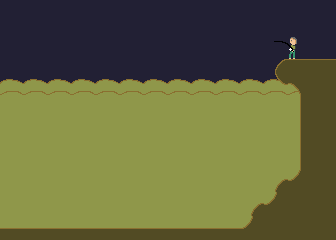

This is a level from a 2D game, rendered from its Tiled map with the project's own tilesets. A one-line summary and the complete map file follow:
An orthogonal 14x10 tile map with 24x24 px tiles, 3 tile layers (Void, Water, Ground), 2 tilesets, 1 image layer.

<map version="1.0" tiledversion="1.1.4" orientation="orthogonal" renderorder="right-down" width="14" height="10" tilewidth="24" tileheight="24" infinite="0" nextobjectid="1">
 <tileset firstgid="1" source="tiles.tsx" />
 <tileset firstgid="101" source="man.tsx" />
 <layer name="Void" width="14" height="10">
  <data encoding="csv">
17,17,17,17,17,17,17,17,17,17,17,17,17,17,
17,17,17,17,17,17,17,17,17,17,17,17,17,17,
17,17,17,17,17,17,17,17,17,17,17,17,17,17,
17,17,17,17,17,17,17,17,17,17,17,17,17,17,
17,17,17,17,17,17,17,17,17,17,17,17,17,17,
17,17,17,17,17,17,17,17,17,17,17,17,17,17,
17,17,17,17,17,17,17,17,17,17,17,17,17,17,
17,17,17,17,17,17,17,17,17,17,17,17,17,17,
17,17,17,17,17,17,17,17,17,17,17,17,17,17,
17,17,17,17,17,17,17,17,17,17,17,17,17,17
</data>
 </layer>
 <layer name="Water" width="14" height="10" offsetx="0" offsety="24">
  <data encoding="csv">
0,0,0,0,0,0,0,0,0,0,0,0,0,0,
0,0,0,0,0,0,0,0,0,0,0,0,0,0,
19,19,19,19,19,19,19,19,19,19,19,19,19,19,
59,59,59,59,59,59,59,59,59,59,59,59,59,59,
59,59,59,59,59,59,59,59,59,59,59,59,59,59,
59,59,59,59,59,59,59,59,59,59,59,59,59,59,
59,59,59,59,59,59,59,59,59,59,59,59,59,59,
59,59,59,59,59,59,59,59,59,59,59,59,59,59,
59,59,59,59,59,59,59,59,59,59,59,59,59,59,
0,0,0,0,0,0,0,0,0,0,0,0,0,0
</data>
 </layer>
 <layer name="Ground" width="14" height="10">
  <data encoding="csv">
0,0,0,0,0,0,0,0,0,0,0,0,0,0,
0,0,0,0,0,0,0,0,0,0,0,0,0,0,
0,0,0,0,0,0,0,0,0,0,0,54,55,55,
0,0,0,0,0,0,0,0,0,0,0,74,53,65,
0,0,0,0,0,0,0,0,0,0,0,0,63,65,
0,0,0,0,0,0,0,0,0,0,0,0,63,65,
0,0,0,0,0,0,0,0,0,0,0,0,63,65,
0,0,0,0,0,0,0,0,0,0,0,54,73,65,
0,0,0,0,0,0,0,0,0,0,54,73,31,65,
72,72,72,72,72,72,72,72,72,72,73,31,31,65
</data>
 </layer>
 <imagelayer name="Man" offsetx="274.885" offsety="35.0313">
  <image source="../img/man fishing.png" width="24" height="24" />
 </imagelayer>
</map>
